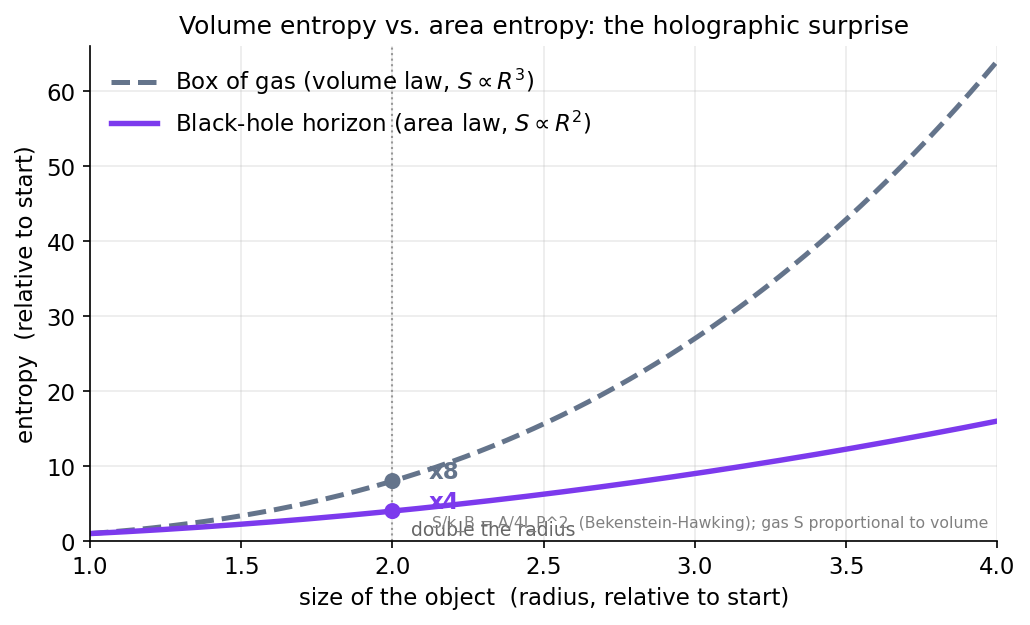

Python code for this plot:
import numpy as np, matplotlib
matplotlib.use("Agg")
import matplotlib.pyplot as plt
plt.rcParams.update({"figure.dpi":150,"savefig.dpi":150,"font.size":11,
    "axes.grid":True,"grid.alpha":0.25,"axes.spines.top":False,"axes.spines.right":False,
    "axes.titlesize":12,"figure.facecolor":"white","axes.facecolor":"white"})
C_FW="#7c3aed"; C_NEWTON="#64748b"; C_MOND="#0891b2"; C_DATA="#dc2626"
fig, ax = plt.subplots(figsize=(7,4.3))

# Relative size of the object: 1 -> 4 (i.e. up to quadrupling the radius)
R = np.linspace(1.0, 4.0, 400)
# Volume-scaling entropy (gas at fixed density): S ~ R^3, normalized to 1 at R=1
S_vol = R**3
# Area-scaling entropy (black-hole horizon): S ~ R^2, normalized to 1 at R=1
S_area = R**2

ax.plot(R, S_vol, color=C_NEWTON, ls="--", lw=2.4,
        label=r"Box of gas (volume law, $S\propto R^3$)")
ax.plot(R, S_area, color=C_FW, lw=2.6,
        label=r"Black-hole horizon (area law, $S\propto R^2$)")

# Mark the 'double the radius' reference the chapter calls out
ax.axvline(2.0, color="0.6", lw=1, ls=":")
ax.scatter([2.0,2.0],[8.0,4.0], color=[C_NEWTON,C_FW], zorder=5, s=45)
ax.annotate("x8", xy=(2.0,8.0), xytext=(2.12,8.3), color=C_NEWTON, fontsize=11, fontweight="bold")
ax.annotate("x4", xy=(2.0,4.0), xytext=(2.12,4.4), color=C_FW, fontsize=11, fontweight="bold")
ax.annotate("double the radius", xy=(2.0,0.6), xytext=(2.06,0.7), color="0.4", fontsize=9)

ax.set_xlim(1.0,4.0); ax.set_ylim(0.0,66)
ax.set_xlabel("size of the object  (radius, relative to start)")
ax.set_ylabel("entropy  (relative to start)")
ax.set_title("Volume entropy vs. area entropy: the holographic surprise")
ax.legend(frameon=False, loc="upper left")
ax.text(0.99,0.02,"S/k_B = A/4l_P^2  (Bekenstein-Hawking); gas S proportional to volume",
        transform=ax.transAxes, ha="right", va="bottom", fontsize=7.5, color="0.5")
fig.tight_layout(); fig.savefig("ch16_area_vs_volume_entropy.png", bbox_inches="tight"); print("ok")
